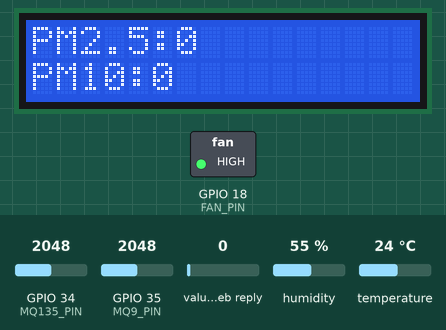
Simulated run of this sketch. Board: ESP32. Parts: 16×2 character LCD, switched loads named in the sketch (green lamp = pin HIGH). Inputs (shaded band) come from the test bench; at power-on: humidity 55 %, GPIO 34 (MQ135_PIN) = 2048, GPIO 35 (MQ9_PIN) = 2048, value in the web reply 0, temperature 24 °C. WiFi joins after 1.5 s; servers stay silent unless stated; web services answer with replies made up by the test bench; what the sketch prints to the serial monitor is not drawn.

Above: at 9.8 s.
9.9 s: humidity set to 22 %
At 14.6 s:
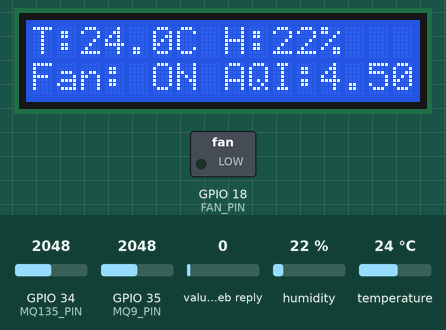
23.9 s: GPIO 34 (MQ135_PIN) set to 2866
At 34.8 s:
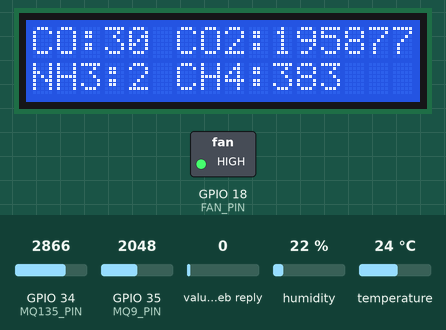
35.1 s: GPIO 35 (MQ9_PIN) set to 2424
At 44.0 s:
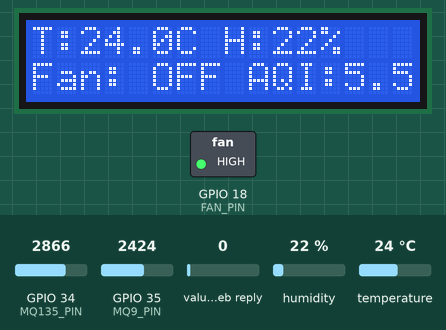
49.1 s: GPIO 35 (MQ9_PIN) set to 2518
60.1 s: value in the web reply set to 2
At 64.1 s:
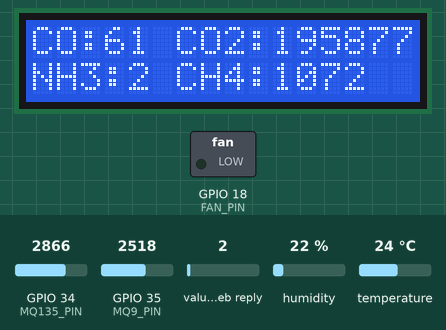
65.1 s: temperature set to 12 °C
At 74.4 s:
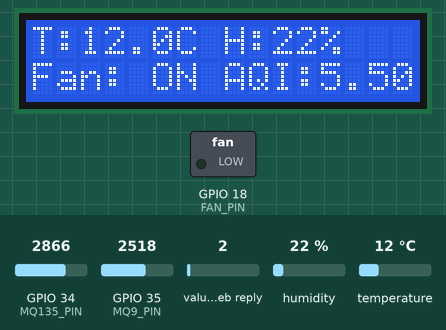
Timing chart, 0 to 75.9 s (numbered marks = the images above; inputs shaded):
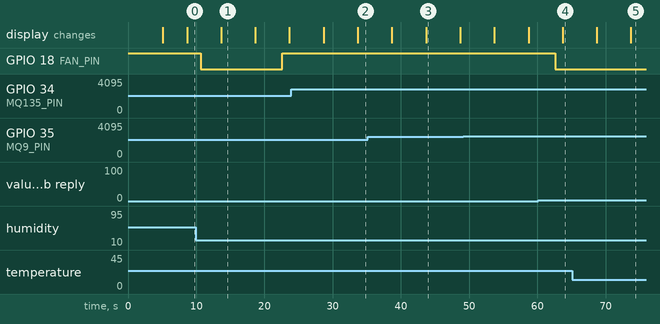

Measured:
- the behaviour switches between 0 and 1 on value in the web reply (found by bisection; images 3 and 4)
- after the input at 60.1 s, GPIO 18 (FAN_PIN): HIGH → LOW after 2.5 s
- what the display in image 1 shows lasts 5.0 s, from 13.7 s to 18.7 s

The sketch:

IoT_Based_Air_Quality_Monitoring.ino
```cpp
#include <Wire.h>
#include <LiquidCrystal_I2C.h>
#include <Adafruit_Sensor.h>
#include <DHT.h>
#include <DHT_U.h>
#include <WiFi.h>
#include <HTTPClient.h>

// ----------- WiFi & ThingSpeak --------------
const char* ssid = "Redmi Note 12";
const char* password = "sidratul";

String apiKey = "2KVDAXS4LK8XDTVT"; // Primary channel
String readAPIKey = "L9A34NKOTGMMZ33I";
String channelID = "3017369";

String secondaryApiKey = "9DNNYH9SX5T5MW7S"; // Secondary channel
String secondaryChannelID = "3018590";

// ----------- Pins --------------
#define DHTPIN 4
#define DHTTYPE DHT22
#define FAN_PIN 18
#define MQ135_PIN 34
#define MQ9_PIN 35
#define PMS_RX 16
#define PMS_TX 17

// ----------- LCD --------------
LiquidCrystal_I2C lcd(0x27, 16, 2);

// ----------- Thresholds --------------
#define CO2_THRESHOLD 8000
#define CO_THRESHOLD 30
#define PM25_THRESHOLD 255
#define PM10_THRESHOLD 425

// ----------- Globals --------------
DHT dht(DHTPIN, DHTTYPE);

float mq9_base = 0;
float mq135_base = 0;

bool fanState = false;
bool desiredFanState = false;
bool fanChangePending = false;
unsigned long fanChangeRequestTime = 0;
const unsigned long fanDebounceDelay = 2000;

unsigned long lastPageSwitch = 0;
int currentPage = 0;
const unsigned long pageInterval = 5000;
const unsigned long FanInterval = 5000;
unsigned long lastPrint = 0;
const unsigned long printInterval = 100;

float CO_ppm = 0, CO2_ppm = 0;
float temperature = 0, humidity = 0;
int pm25 = 0, pm10 = 0;
float aqi_cat = 0;

int fanControlMode = 2; // 0 = OFF, 1 = ON, 2 = AUTO

// PMS struct
struct pms5003data {
  uint16_t framelen;
  uint16_t pm10_standard, pm25_standard, pm100_standard;
  uint16_t pm10_env, pm25_env, pm100_env;
  uint16_t particles_03um, particles_05um, particles_10um, particles_25um, particles_50um, particles_100um;
  uint16_t unused;
  uint16_t checksum;
};
pms5003data data;

// MQ calibration
#define RL_VALUE 1.0

float R0_CO2 = 17.84;   // R0 for CO₂, calibrate properly
float R0_NH3 = 0.132;    // Example R0 for Ammonia
float R0_Toluene = 1.268; // Example R0 for Toluene
float R0_Alcohol = 1.59; // Example R0 for Alcohol
float R0_Acetone = 2.196; // Example R0 for Alcohol
float R0_CO = 0.493; // Example R0 for Alcohol
float R0_LPG = 0.3806; // Example R0 for Alcohol
float R0_CH4 = 0.832; // Example R0 for Alcohol

unsigned long lastThinkSpeakUpdate = 0;
const unsigned long thinkSpeakInterval = 20000;
unsigned long lastFanUpdate = 0;

void setup() {
  Serial.begin(115200);
  dht.begin();
  pinMode(FAN_PIN, OUTPUT);
  digitalWrite(FAN_PIN, HIGH);
  Serial1.begin(9600, SERIAL_8N1, PMS_RX, PMS_TX);

  turnFanOff();

  lcd.init();
  lcd.backlight();
  lcd.clear();
  lcd.setCursor(0, 0);
  lcd.print("Air Monitor");
  lcd.setCursor(0, 1);
  lcd.print("Calibrating...");

  calibrateMQ();
  lcd.clear();
  lcd.setCursor(0, 0);
  lcd.print("Ready!");
  delay(2000);

  WiFi.begin(ssid, password);
  Serial.print("Connecting to WiFi");
  while (WiFi.status() != WL_CONNECTED) {
    delay(500);
    Serial.print(".");
  }
  Serial.println("\nWiFi connected!");
}

void loop() {
  temperature = dht.readTemperature();
  humidity = dht.readHumidity();

  int adc135 = analogRead(MQ135_PIN);
  int adc9 = analogRead(MQ9_PIN);

  float v135 = adc135 * (3.3 / 4095.0);
  float v9 = adc9 * (3.3 / 4095.0);

  float e  = 2.7183;

  //float th_corr_135 = -0.45*(pow(e, -temperature/15)-pow(e, -4/3)) + (humidity - 65)*0.1/52;
  //float th_corr_9   = -0.325*(pow(e, -temperature/30)-pow(e, -20/30)) + (humidity - 65)*0.1/52;

  float RS135 = RL_VALUE * ((5 - v135) / v135);
  float RS9 = RL_VALUE * ((5 - v9) / v9);

  float rCO2 = RS135 / R0_CO2;
  float rNH3 = RS135 / R0_NH3;
  float rAlcohol = RS135 / R0_Alcohol;
  float rAcetone = RS135 / R0_Acetone;
  float rToluene = RS135 / R0_Toluene;

  float rCO = RS9 / R0_CO;
  float rCH4 = RS9 / R0_CH4;
  float rLPG = RS9 / R0_LPG;

  //float rCO2 = RS135 / R0_CO2 + th_corr_135;
  //float rNH3 = RS135 / R0_NH3 + th_corr_135;
  //float rAlcohol = RS135 / R0_Alcohol + th_corr_135;
  //float rAcetone = RS135 / R0_Acetone + th_corr_135;
  //float rToluene = RS135 / R0_Toluene + th_corr_135;

  //float rCO = RS9 / R0_CO + th_corr_9;
  //float rCH4 = RS9 / R0_CH4 + th_corr_9;
  //float rLPG = RS9 / R0_LPG + th_corr_9;

  CO_ppm = getPPM_CO(rCO);
  CO2_ppm = getPPM_CO2(rCO2);

  if (readPMSdata(&Serial1)) {
    pm25 = data.pm25_standard;
    pm10 = data.pm10_standard;
  }

  aqi_cat = getAQICategory(CO_ppm, pm25, pm10);

  if (millis() - lastPrint > printInterval) {
    lastPrint = millis();
    Serial.printf("T: %.1fC H: %.1f%% PM2.5: %d PM10: %d CO: %.2f CO2: %.2f CH4: %.2f NH3: %.2f Alcohol: %.2f Acetone: %.2f LPG: %.2f\n",
                  temperature, humidity, pm25, pm10, CO_ppm, CO2_ppm,
                  getPPM_CH4(rCH4), getPPM_NH3(rNH3), getPPM_alcohol(rAlcohol),
                  getPPM_acetone(rAcetone), getPPM_LPG(rLPG));
  }

  // -------- Fan Control Logic --------
  desiredFanState = (fanControlMode == 1) || (fanControlMode == 2 && (CO2_ppm > CO2_THRESHOLD || CO_ppm > CO_THRESHOLD || pm25 > PM25_THRESHOLD || pm10 > PM10_THRESHOLD));
  if (desiredFanState != fanState) {
    if (!fanChangePending) {
      fanChangePending = true;
      fanChangeRequestTime = millis();
    } else if (millis() - fanChangeRequestTime >= fanDebounceDelay) {
      desiredFanState ? turnFanOn() : turnFanOff();
      fanChangePending = false;
    }
  } else {
    fanChangePending = false;
  }

  // -------- LCD Switch --------
  if (millis() - lastPageSwitch > pageInterval) {
    currentPage = (currentPage + 1) % 3;
    lastPageSwitch = millis();
  }

  if (millis() - lastFanUpdate > FanInterval) {
    lastFanUpdate = millis();
    updateLCD(rNH3, rCH4);
  }

  // -------- Send to ThingSpeak --------
  if (millis() - lastThinkSpeakUpdate > thinkSpeakInterval) {
    lastThinkSpeakUpdate = millis();
    updateThinkSpeak(RS135, RS9);
    updateSecondaryChannel(rCH4, rAlcohol, rNH3, rAcetone, rLPG);
  }
}

void calibrateMQ() {
  long mq9_sum = 0, mq135_sum = 0;
  for (int i = 0; i < 100; i++) {
    mq9_sum += analogRead(MQ9_PIN);
    mq135_sum += analogRead(MQ135_PIN);
    delay(50);
  }
  mq9_base = mq9_sum / 100.0;
  mq135_base = mq135_sum / 100.0;
  Serial.printf("MQ-9 base: %.2f\nMQ-135 base: %.2f\n", mq9_base, mq135_base);
}

void updateLCD(float rNH3, float rCH4) {
  lcd.clear();
  if (currentPage == 0) {
    lcd.setCursor(0, 0);
    lcd.print("CO:"); lcd.print(CO_ppm, 0); lcd.print(" CO2:"); lcd.print(CO2_ppm, 0);
    lcd.setCursor(0, 1);
    lcd.print("NH3:"); lcd.print(getPPM_NH3(rNH3), 0); lcd.print(" CH4:"); lcd.print(getPPM_CH4(rCH4), 0);
  } else if (currentPage == 1) {
    lcd.setCursor(0, 0);
    lcd.print("PM2.5:"); lcd.print(pm25);
    lcd.setCursor(0, 1);
    lcd.print("PM10:"); lcd.print(pm10);
  } else {
    lcd.setCursor(0, 0);
    lcd.print("T:"); lcd.print(temperature, 1); lcd.print("C H:"); lcd.print(humidity, 0); lcd.print("%");
    lcd.setCursor(0, 1);
    lcd.print(fanState ? "Fan: ON " : "Fan: OFF ");
    lcd.print("AQI:"  ); lcd.print(aqi_cat);
  }
}

void turnFanOn() {
  digitalWrite(FAN_PIN, LOW);
  fanState = true;
  Serial.println("Fan ON");
}

void turnFanOff() {
  digitalWrite(FAN_PIN, HIGH);
  fanState = false;
  Serial.println("Fan OFF");
}

boolean readPMSdata(Stream *s) {
  if (!s->available() || s->peek() != 0x42 || s->available() < 32) return false;
  uint8_t buffer[32]; uint16_t sum = 0;
  s->readBytes(buffer, 32);
  for (uint8_t i = 0; i < 30; i++) sum += buffer[i];
  uint16_t buffer_u16[15];
  for (uint8_t i = 0; i < 15; i++) {
    buffer_u16[i] = buffer[2 + i * 2 + 1];
    buffer_u16[i] += (buffer[2 + i * 2] << 8);
  }
  memcpy((void *)&data, (void *)buffer_u16, 30);
  return (sum == data.checksum);
}
float getAQICategory(float co, int pm25, int pm10) {
  float cat;
  if(co >= 30.5|| pm25 >= 225|| pm10 >= 425) cat = 5.5;
  else if(co >= 15.5 || pm25 >= 125 || pm10 >= 355) cat = 4.5;
  else if(co >= 12.5|| pm25 >= 55 || pm10 >= 255 ) cat = 3.5;
  else if(co >= 9.5|| pm25 >= 35 || pm10 >= 155 ) cat = 2.5;
  else if(co >= 4.5|| pm25 >= 9  || pm10 >= 55 ) cat = 1.5;
  else cat = 0.5;
  return cat;
}

void updateThinkSpeak(float RS135, float RS9) {
  if (WiFi.status() == WL_CONNECTED) {
    HTTPClient http;
    String url = "http://api.thingspeak.com/update?api_key=" + apiKey +
                 "&field1=" + String(temperature, 1) +
                 "&field2=" + String(humidity, 1) +
                 "&field3=" + String(CO_ppm, 1) +
                 "&field4=" + String(CO2_ppm, 1) +
                 "&field5=" + String(pm25) +
                 "&field6=" + String(pm10) +
                 "&field7=" + String(getPPM_CH4(RS9 / R0_CH4), 1);
    http.begin(url);
    http.GET();
    http.end();

    String readURL = "http://api.thingspeak.com/channels/" + channelID + "/fields/8/last.txt?api_key=" + readAPIKey;
    http.begin(readURL);
    int httpCode = http.GET();
    if (httpCode > 0) {
      String payload = http.getString();
      fanControlMode = payload.toInt();
    }
    http.end();
  }
}

void updateSecondaryChannel(float rCH4, float rAlcohol, float rNH3, float rAcetone, float rLPG) {
  if (WiFi.status() == WL_CONNECTED) {
    HTTPClient http;
    String url = "http://api.thingspeak.com/update?api_key=" + secondaryApiKey +

                 "&field1=" + String(getPPM_alcohol(rAlcohol), 1) +
                 "&field2=" + String(getPPM_NH3(rNH3), 1) +
                 "&field3=" + String(getPPM_acetone(rAcetone), 1) +
                 "&field4=" + String(getPPM_LPG(rLPG), 1) +
                 "&field5=" + String(aqi_cat, 1);

    http.begin(url);
    http.GET();
    http.end();
  }
}

// ----- GAS conversion functions -----
float getPPM_CO2(float r) { return pow(10, (log10(r) - 0.72) / -0.36); }
float getPPM_NH3(float r) { return pow(10, (log10(r) - 1.137) / -0.5686); }
float getPPM_CO(float r) { return pow(10, (log10(r) - 1.307) / -0.468); }
float getPPM_CH4(float r) { return pow(10, (log10(r) - 1.206) / -0.317); }
float getPPM_toluene(float r) { return pow(10, (log10(r) - 0.505) / -0.301); }
float getPPM_alcohol(float r) { return pow(10, (log10(r) - 0.603) / -0.3245); }
float getPPM_acetone(float r) { return pow(10, (log10(r) - 0.477) / -0.301); }
float getPPM_LPG(float r) { return pow(10, (log10(r) - 1.29) / -0.43); }
```
